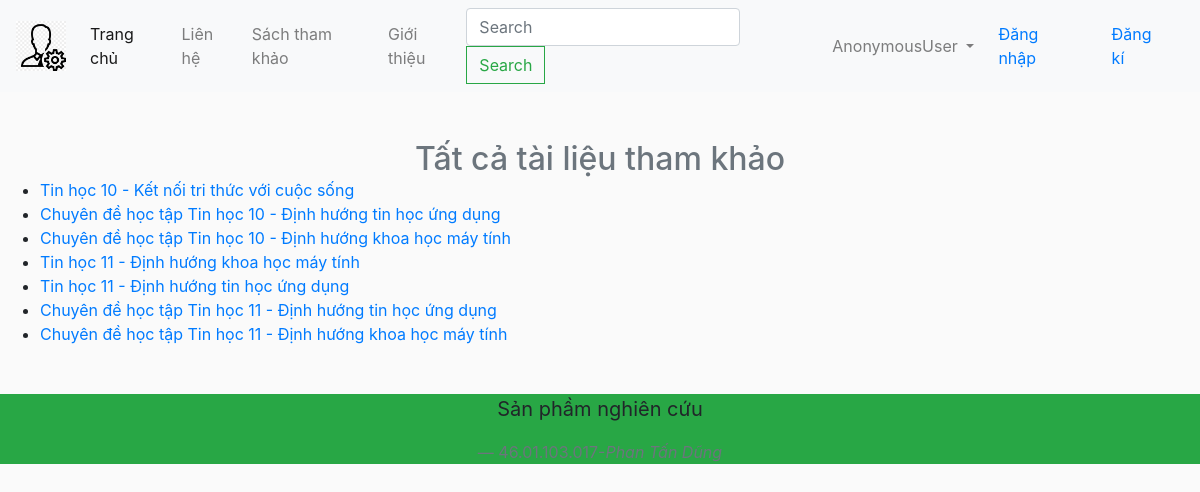
Screenshot of /links_reference/ with the database file from the repository.
### app/models.py (models this page shows, shortened)
class Reference(models.Model):
    grade= models.ForeignKey(Grade,on_delete= models.SET_NULL, blank=True, null= True)
    name =models.CharField(max_length=200, null=True)
    link= models.CharField(max_length=2000, null=True)
    type = models.CharField(max_length=200, null=True)

### app/views.py (the view)
# urls.py: path('links_reference/', views.links_reference, name="links_reference"),
def links_reference(request):
    references = Reference.objects.all()
    context = {'references': references,}
    return render(request, 'app/links_reference.html', context)

### app/templates/app/links_reference.html
{% extends 'app/base.html' %}
{% load static %}
{% block cart_content %}
	<h2 class="text-center text-muted mt-5 mb-0">Tất cả tài liệu tham khảo</h2>
	<ul>
		{% for reference in references %}
			<li><a href="{{ reference.link }}" target="_blank">{{ reference.name }}</a></li>
		{% endfor %}
	</ul>
{% endblock cart_content %}

### app/static/app/css/main.css (style rules this page uses)
body { background-color: hsl(0, 0%, 98%); }
h1,h2,h3,h4,h5,h6 { color:hsl(0, 0%, 30%); }

### rows the page displays
Reference: name "Tin học 10 - Kết nối tri thức với cuộc sống"
Reference: name "Chuyên đề học tập Tin học 10 - Định hướng tin học ứng dụng"
Reference: name "Chuyên đề học tập Tin học 10 - Định hướng khoa học máy tính"
Reference: name "Tin học 11 - Định hướng khoa học máy tính"
Reference: name "Tin học 11 - Định hướng tin học ứng dụng"
Reference: name "Chuyên đề học tập Tin học 11 - Định hướng tin học ứng dụng"
Reference: name "Chuyên đề học tập Tin học 11 - Định hướng khoa học máy tính"

### other values shown
{{ request.user }} "AnonymousUser"
